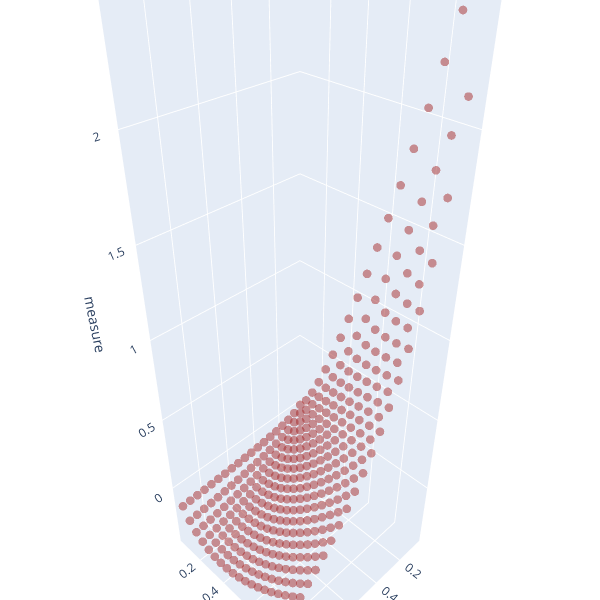

Source (notebook cell):
### Markdown cell above
## Ok, this is strange...

Kullbach-Leibler does not have a clear meaning and get completely crazy if the true value is $0$. Let's see what happens if in the other values by removing $0$ from the true values...

### Code cell
x = []
y = []
for target in np.arange(0.05, 1.0, 0.05):
    for prediction in np.arange(0.05, 1.0, 0.05):
        x.append(target)
        y.append(prediction)
x = np.array(x)
y = np.array(y)

plot_divergence([kullbach_leibler], ['brown'], axis=(x, y))

### Figure 1 — Plotly figure (JSON) as saved in the notebook; plotly's stock layout.template omitted (floating-point values rounded to 4 significant figures; data arrays with more than 128 entries replaced by an {"elided": "..."} marker saying what was removed)
{"data": [{"marker": {"color": "brown", "opacity": 0.5, "size": 3}, "mode": "markers", "type": "scatter3d", "x": {"elided": "361 float values"}, "y": {"elided": "361 float values"}, "z": {"elided": "361 float values"}}], "layout": {"autosize": false, "height": 600, "margin": {"b": 0, "l": 0, "r": 0, "t": 0}, "scene": {"xaxis": {"title": {"text": "target"}}, "yaxis": {"title": {"text": "prediction"}}, "zaxis": {"title": {"text": "measure"}}}, "width": 600}}
